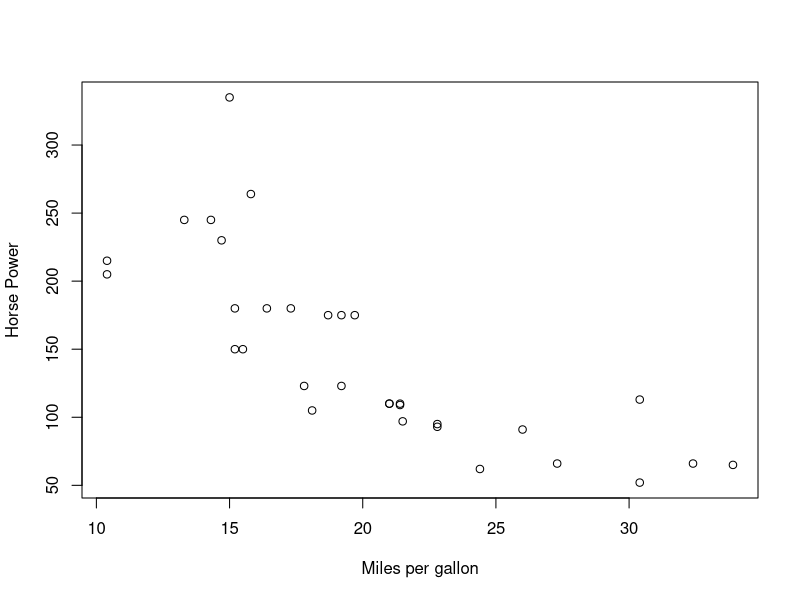

Write R code to recreate this figure.
## ---- chunk 1
knitr::opts_chunk$set(echo = TRUE)
## ---- chunk 2
# This is a comment.

# Number of rows

nrow(mtcars)

# Number of columns

ncol(mtcars)

## ---- chunk 3
summary(mtcars)
## ---- chunk 4
plot(mtcars$mpg,mtcars$hp,xlab = "Miles per gallon",ylab = "Horse Power")
